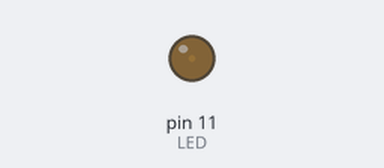
Bench run of a sketch on a simulated Arduino Uno, built with avr-gcc and run on an emulated ATmega328P. On the bench: output pins drawn as LEDs (lit = HIGH).

Above: at 0.05 s.
At 1.15 s:
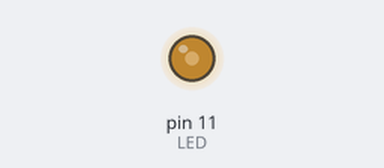
At 2.3 s:
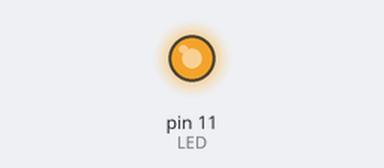
At 4.55 s:
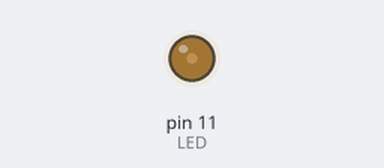
Timing chart, 0 to 6.6 s (numbered marks = the images above):
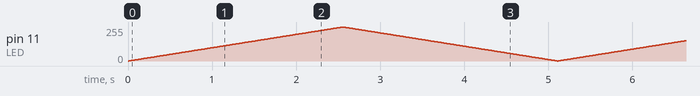

The sketch:

PMS01.ino
```cpp
const int LED = 11;     //定数でLEDのピンを指定する
int i = 0;				//データを格納する変数


void setup() {
   pinMode(LED, OUTPUT);	//LEDを出力と指定する
    }
void loop() {
   for(i = 0; i < 255; i++) {		//iの数値が0から255まで1ずつ増える
       analogWrite(LED, i);		//LED(11)のピンからiの数値出力する
       delay(10);				//10msずつ
   }
   for(i = 255; i > 0; i--) {			//iの数値が255から0まで1ずつ減る
       analogWrite(LED, i);		//LED(11)のピンからiの数値出力する
       delay(10);				//10msずつ
   }
}
```
